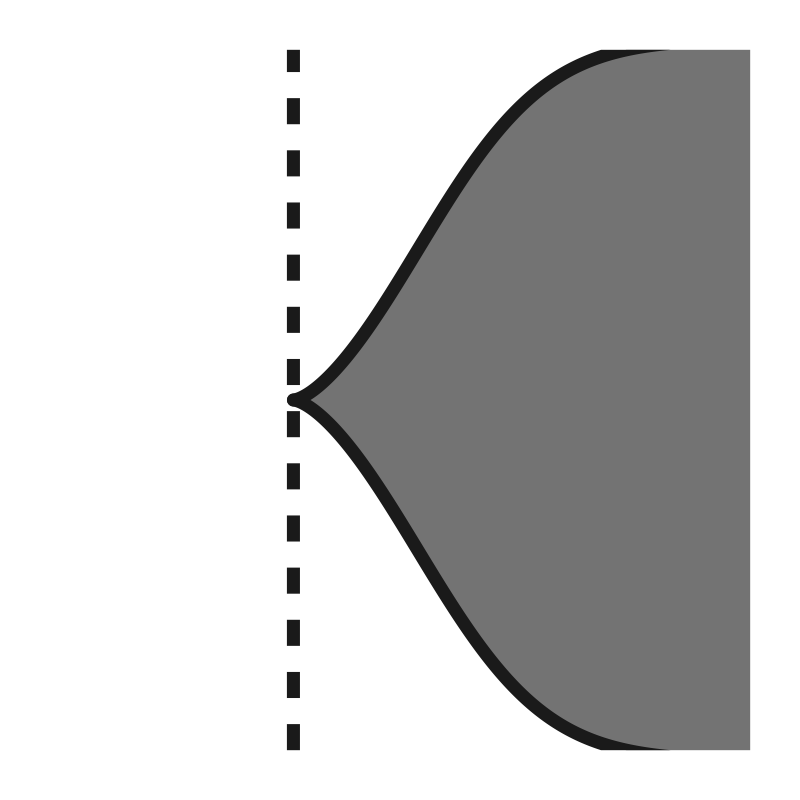

This figure's R source:
suppressMessages(library(ggplot2))
out <- "thumb-region.png" # run from this directory

crit_p <- function(D) { s <- sqrt(D^2 - 1); 1 / (1 + exp(2 * log(D - s) + 2 * D * s)) }
Dg <- seq(1.0001, 2.35, length.out = 800)
band <- data.frame(D = Dg, lo = crit_p(Dg), hi = 1 - crit_p(Dg))

p <- ggplot(band) +
  geom_ribbon(aes(D, ymin = lo, ymax = hi), fill = "grey45") +
  geom_line(aes(D, lo), linewidth = 2.2, colour = "grey10", lineend = "round") +
  geom_line(aes(D, hi), linewidth = 2.2, colour = "grey10", lineend = "round") +
  geom_vline(xintercept = 1, linetype = "22", linewidth = 2.2, colour = "grey10") +
  coord_cartesian(xlim = c(0.28, 2.35), ylim = c(0.015, 0.985), expand = FALSE) +
  theme_void() +
  theme(
    plot.background = element_rect(fill = "white", colour = NA),
    plot.margin = margin(18, 18, 18, 18)
  )

ggsave(out, p, width = 4, height = 4, dpi = 200)
cat("saved\n")
